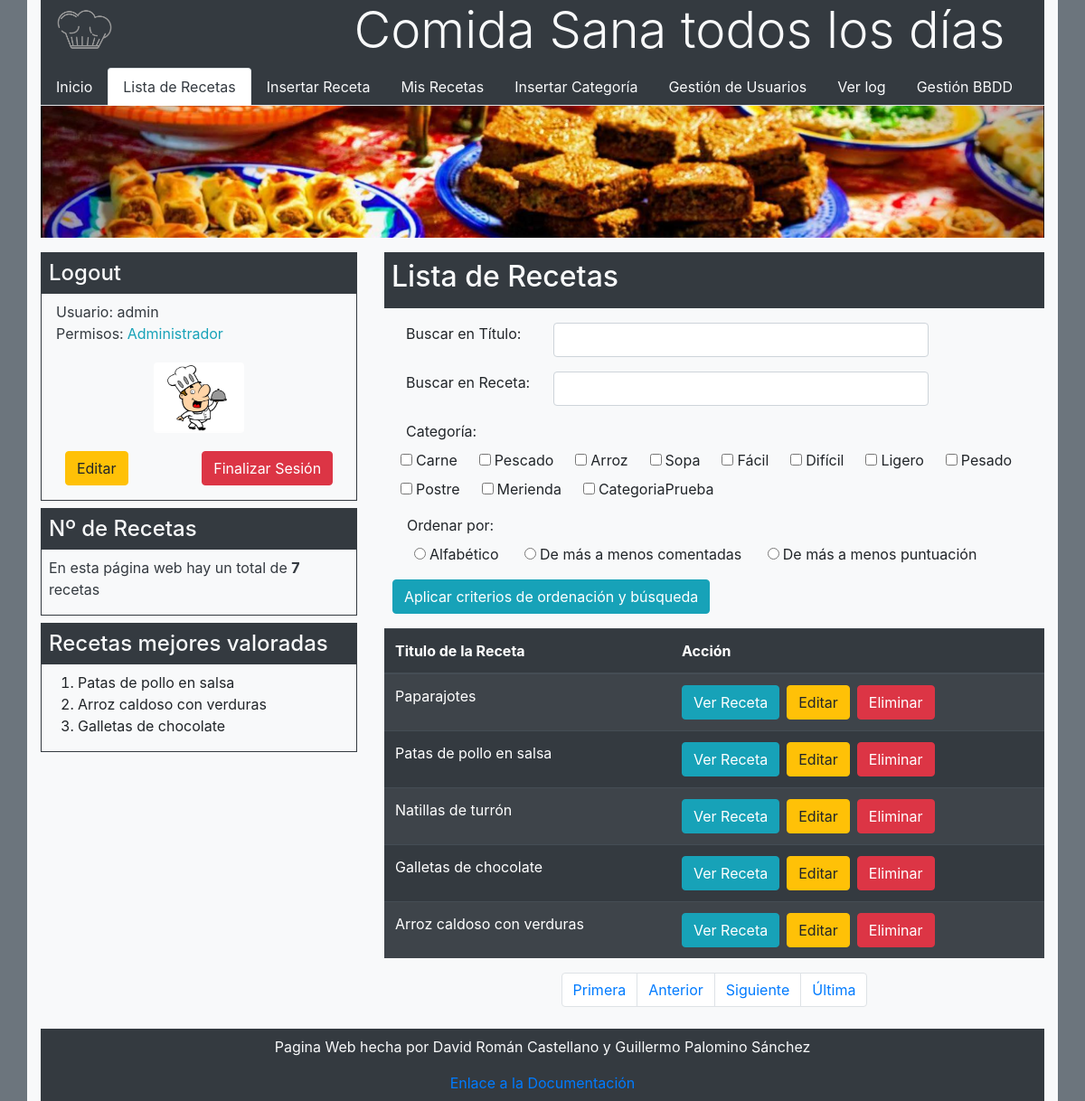
The app's page /listaRecetas.php (signed in) with its own data.
### tables this page shows
CREATE TABLE `usuarios` (
  `id` int(11) NOT NULL AUTO_INCREMENT,
  `nombre` varchar(200) NOT NULL,
  `apellidos` varchar(200) NOT NULL,
  `email` varchar(200) NOT NULL,
  `foto` varchar(200) DEFAULT NULL,
  `password` varchar(1000) NOT NULL,
  `tipo` varchar(100) NOT NULL,
  `usuario` varchar(100) NOT NULL,
  PRIMARY KEY (`id`)
);

CREATE TABLE `listacategorias` (
  `id` int(11) NOT NULL AUTO_INCREMENT,
  `nombre` varchar(45) NOT NULL,
  PRIMARY KEY (`id`)
);

CREATE TABLE `receta` (
  `id` int(9) NOT NULL AUTO_INCREMENT,
  `titulo` varchar(100) NOT NULL,
  `descripcion` text DEFAULT NULL,
  `ingredientes` text DEFAULT NULL,
  `preparacion` text DEFAULT NULL,
  `fotografia` text NOT NULL,
  `usuario_id` int(11) NOT NULL,
  PRIMARY KEY (`id`),
  KEY `metroid` (`usuario_id`),
  CONSTRAINT `metroid` FOREIGN KEY (`usuario_id`) REFERENCES `usuarios` (`id`) ON DELETE CASCADE
);

### db/dbfunciones.php (called while the page is built, shortened)
<?php
function DBconexion() {
$db = mysqli_connect(DB_HOST,DB_USER,DB_PASSWD,DB_DATABASE);
mysqli_set_charset($db,"utf8");
return $db;
}
function DBgetUsuario($db,$id){
   $prep = mysqli_prepare($db,"SELECT * FROM usuarios WHERE id=?");
   mysqli_stmt_bind_param($prep,'i',$id);
   if(mysqli_stmt_execute($prep)){
        mysqli_stmt_bind_result($prep,$uid,$unombre,$uapellidos,$uemail,$ufoto,$upassword,$utipo,$uusuario);
        if (mysqli_stmt_fetch($prep)) {
          $datosUsuario['id'] = $uid;
          $datosUsuario['nombre'] = $unombre;
          $datosUsuario['apellidos'] = $uapellidos;
          $datosUsuario['email'] = $uemail;
          $datosUsuario['foto'] = $ufoto;
          $datosUsuario['clave'] = $upassword;
          $datosUsuario['tipo'] = $utipo;
          $datosUsuario['usuario'] = $uusuario;
       }else
          $datosUsuario = false;
   }
   else
      $datosUsuario = false;
   return $datosUsuario;
}
function DBgetNumRecetas($cadenab=''){
   $db = DBconexion();
   $res = mysqli_query($db, 'SELECT COUNT(*) FROM receta $cadenab');
   $num = mysqli_fetch_row($res)[0];
   return $num;
}
function DBgetListReceta($miRec="0", $ini=0, $nItems=5, $busc=''){
   $db = DBconexion();
   $listReceta = false;
   if($nItems){
      $rango = 'LIMIT '.(int)($nItems).' OFFSET '.abs($ini);
   }else
      $rango = '';
   if($miRec)
      $query = "SELECT titulo,id FROM receta WHERE usuario_id=$miRec ORDER BY titulo $rango";
   else
      $query = "SELECT titulo, usuario_id, id FROM receta $busc $rango";
   $res = mysqli_query($db, $query);
   if($res){
      if (mysqli_num_rows($res)>0) {
        $listReceta = mysqli_fetch_all($res,MYSQLI_ASSOC);
      }
   }
    return $listReceta;
}
function DBgetCategorias($id="0"){
   $db = DBconexion();
   if($id){
      $query = "SELECT nombre FROM listacategorias WHERE (listacategorias.id IN (SELECT categorias_id FROM categorias WHERE receta_id=$id))";
   }else{
      $query = "SELECT * FROM listacategorias";
   }
   $res = mysqli_query($db,$query);
   if($res){
      if (mysqli_num_rows($res)>0) {
        $tabla = mysqli_fetch_all($res,MYSQLI_ASSOC);
      } else {
        $tabla = [];
      }
    } else {
      $tabla = false;
    }
    return $tabla;
}
?>

### html/htmlforms.php (the view, shortened to what this page needs)
<?php
function FORMbuscarReceta($datos,$categorias){
   $btitulo = isset($datos['titulo']) ? " value='{$datos['titulo']}' " : '';
   $breceta = isset($datos['receta']) ? " value='{$datos['receta']}' " : '';
   $datos['orden'] = isset($datos['orden']) ? $datos['orden'] : '';
   $datos['categorias'] = isset($datos['categorias']) ? $datos['categorias'] : '';
   if($datos['orden'] == "Alfabético"){
      $oa="checked";
      $oc="";
      $op="";
   }else if($datos['orden'] == "De más a menos comentadas"){
      $oa="";
      $oc="checked";
      $op="";
   }else if($datos['orden'] == "De más a menos puntuación"){
      $oa="";
      $oc="";
      $op="checked";
   }else{
      $oa="";
      $oc="";
      $op="";
   }
echo <<< HTML
   <form class="mx-4 my-3" method="get">
     <div class="form-group row">
        <label class="col-md-3">Buscar en Título:</label>
        <input type="text" class="form-control col-md-7" name="titulo" $btitulo id="titulo">
     </div>
     <div class="form-group row">
        <label class="col-md-3">Buscar en Receta:</label>
        <input type="text" class="form-control col-md-7" name="receta" $breceta id="receta">
     </div>
     <div class="form-group row">
        <label class="col-md-3">Categoría:</label>
        <div class="row">
HTML;
         $i = 0;
         foreach ($categorias as $c) {
            if(isset($datos['categorias'][$c['nombre']]) == $c['nombre']){
               $i += 1;
               $activo = "checked";
            }else{
               $activo = "";
            }
            echo "<label><input class='mr-1 ml-4' type='checkbox' name='{$c['nombre']}' value='{$c['nombre']}' $activo>{$c['nombre']}</label>";
         }
echo <<< HTML
        </div>
       <div class="my-2 form-group row">
        <label class="ml-3 col-md-3">Ordenar por:</label>
        <div class="col-md-12">
            <input class="mr-1 ml-4" type="radio" name="orden" value="Alfabético" $oa><label>Alfabético</label>
            <input class="mr-1 ml-4" type="radio" name="orden" value="De más a menos comentadas" $oc ><label>De más a menos comentadas</label>
            <input class="mr-1 ml-4" type="radio" name="orden" value="De más a menos puntuación" $op ><label>De más a menos puntuación</label>
        </div>
     </div>
     <input type="submit" class="btn btn-info" name="buscar" value="Aplicar criterios de ordenación y búsqueda"></input>
     </div>
  </form>
HTML;
}
?>

### html/html.php (shortened to what this page needs)
<?php
function HTMLinicio($titulo){
echo <<< HTML
   <!DOCTYPE html>
   <html lang="es">
   <head>
     <meta charset="UTF-8">
     <meta name="author" content="David Román Castellano | Guillermo Palomino Sánchez">
     <link rel="icon" type="image/png" href="./styles/img/pages/logo.png">
     <title>{$titulo}</title>
     <link rel="stylesheet" href="https://stackpath.bootstrapcdn.com/bootstrap/4.5.0/css/bootstrap.min.css">
     <link rel="stylesheet" href="./styles/valoracion.css">
   </head>
   <body>
      <div class="container-fluid bg-secondary">
         <div class="container bg-light">
            <header class="bg-dark">
               <div class="row">
                  <div class="col-md-1 text-light ml-2">
                     <img src="./styles/img/pages/logo.png" class="img-fluid mx-2"width="80px" alt="logo">
                  </div>
                  <div class="col-md-10 mx-auto text-light text-right">
                     <h1 class="display-4 ">Comida Sana todos los días</h1>
                  </div>
               </div>
            </header>
HTML;
}
function HTMLfin(){
echo <<< HTML
   <footer class="bg-dark text-center py-2 px-2">
      <p class="text-light">Pagina Web hecha por David Román Castellano y Guillermo Palomino Sánchez</p>
      <a href="./DocumentacionTW.pdf">Enlace a la Documentación</a>
   </footer>
</div>
</div>
</body>
</html>
HTML;
}
function  HTMLnav($opcionActiva,$tipoUsuario){
   $paginas = ["index.php","listaRecetas.php","insertarReceta.php","misRecetas.php","insertarCategoria.php","gestionUsuarios.php","log.php","gestionBBDD.php"];
    switch ($tipoUsuario) {
       case "administrador":
         $items = ["Inicio","Lista de Recetas","Insertar Receta","Mis Recetas","Insertar Categoría","Gestión de Usuarios","Ver log","Gestión BBDD"];
         break;
    }
echo <<< HTML
    <nav>
    <ul class="nav nav-tabs bg-dark">
HTML;
   foreach ($items as $p => $v) {
      if($p == $opcionActiva){
         echo "<li class='nav-item'>";
         echo "<a class='nav-link active text-dark' href='".$paginas[$p]."'>".$items[$p]."</a>";
         echo "</li>";
      }else{
         echo "<li class='nav-item'>";
         echo "<a class='nav-link text-light' href='".$paginas[$p]."'>".$items[$p]."</a>";
         echo "</li>";
      }
   }
echo <<< HTML
   </ul>
   </nav>
   <img src="./styles/img/pages/imgcabecera.PNG" class="img-fluid" alt="Responsive image">
HTML;
}
function HTMLlogout($datosUsuario,$pagina){
$tipo = $datosUsuario['tipo'];
$correo = $datosUsuario['email'];
$tipo = ucfirst($tipo);
echo <<< HTML
      <div class="row mt-2">
      <div class="col-md-4">
      <div class="border-dark border border-dark my-2">
         <h4 class="bg-dark text-light px-2 py-2">Logout</h4>
         <p class='text-dark mx-3 my-0'>Usuario: {$datosUsuario['usuario']}</p>
         <div class="row ml-3">
            <p class='text-dark'>Permisos:</p>
            <p class="text-info ml-1">{$tipo}</p>
         </div>
         <img src="{$datosUsuario['foto']}" width="100px"class= "rounded mx-auto d-block my-1" alt="Imagen del usuario">
         <div class="row" id="botones">
HTML;
   if($tipo == "Administrador"){
echo <<< HTML
      <form class="row my-3 mx-auto" action="./editarUsuario.php" method="post">
         <input type="hidden" name="id" value ='{$datosUsuario['id']}'></input>
         <input type="submit" class="btn btn-warning mx-auto" value="Editar" name="accion"/>
      </form>
HTML;
   }
echo <<< HTML
            <form action="./db/sesions.php" method="post" class=" row my-3 mx-auto">
               <input type="hidden" name="pagina" value=$pagina />
               <input type="hidden" name="correo" value=$correo />
              <input type="submit" class="btn btn-danger mx-auto" value="Finalizar Sesión" name="login"></input>
            </form>
         </div>
HTML;
      echo "<input type='hidden' name='idUsuario' value='".$datosUsuario["id"]."'/></form></div>";
}
function HTMLwidget1($numRecetas){
   echo <<< HTML
      <div class="border-dark border border-dark my-2">
         <h4 class="bg-dark text-light px-2 py-2">Nº de Recetas</h4>
         <p class="text-dark mx-2"> En esta página web hay un total de <b>{$numRecetas}</b> recetas</p>
      </div>
HTML;
}
function HTMLwidget2($topRecetas){
   echo <<< HTML
   <div class="border-dark border border-dark my-2">
      <h4 class="bg-dark text-light px-2 py-2">Recetas mejores valoradas</h4>
      <ol>
HTML;
   foreach ($topRecetas as $r) {
      echo "<li>".$r."</li>";
   }
   echo "</ol></div></div>";
}
function HTMLtituloContenido($titulo){
echo <<< HTML
   <div class="col-md-8 my-2">
      <div class="bg-dark px-2 py-2">
         <h2 class="display-5 text-light">$titulo</h2>
      </div>
HTML;
}
function HTMLlistaRecetas($recetas, $tipoUsuario, $id="0"){
echo <<< HTML
   <table class="table table-striped table-dark">
      <thead>
         <tr>
            <th scope="col">Titulo de la Receta</th>
            <th scope="col">Acción</th>
         </tr>
      </thead>
      <tbody>
HTML;
   foreach ($recetas as $r){
echo <<< HTML
      <tr>
         <td>{$r['titulo']}</td>
         <td>
            <form action="./editarReceta.php" method='POST' class="mx-auto">
               <input type="hidden" class="btn btn-info" name="id" value="{$r['id']}"></input>
               <input type="submit" class="btn btn-info" name="accion" value="Ver Receta"></input>
HTML;
            if($tipoUsuario == "administrador" || ($tipoUsuario == "colaborador" && $r['usuario_id'] == $id)){
               echo "<input type='submit' class='btn btn-warning mx-2' name='accion' value='Editar'></input>";
               echo "<input type='submit' class='btn btn-danger' name='accion' value='Eliminar'></input>";
            }
echo <<< HTML
            </form>
         </td>
      </tr>
HTML;
   }
   echo "</tbody></table>";
}
function HTMLpaginador($menu,$activo=''){
  echo "<nav>";
  echo "<ul class='pagination justify-content-center'>";
  foreach ($menu as $elem){
      echo "<li ".($activo==$elem['texto']?"class='page-item disabled' ":"class='page-item'")." >";
         echo "<a ".($activo==$elem['texto']?"class='page-link disabled' ":"class='page-link'")."href='{$elem['url']}'>{$elem['texto']}</a>";
      echo "</li>";
   }
   echo '</ul>';
   echo '</nav>';
   echo "</div></div>";
}
?>

### records on screen
usuarios: usuario "admin", tipo "Administrador", foto (placeholder picture)
listacategorias: nombre "Carne"
listacategorias: nombre "Pescado"
listacategorias: nombre "Arroz"
listacategorias: nombre "Sopa"
listacategorias: nombre "Fácil"
listacategorias: nombre "Difícil"
listacategorias: nombre "Ligero"
listacategorias: nombre "Pesado"
listacategorias: nombre "Postre"
listacategorias: nombre "Merienda"
listacategorias: nombre "CategoriaPrueba"
receta: titulo "Paparajotes"
receta: titulo "Patas de pollo en salsa"
receta: titulo "Natillas de turrón"
receta: titulo "Galletas de chocolate"
receta: titulo "Arroz caldoso con verduras"

### other values on screen
$items[$p] "Inicio"
$items[$p] "Lista de Recetas"
$items[$p] "Insertar Receta"
$items[$p] "Mis Recetas"
$items[$p] "Insertar Categoría"
$items[$p] "Gestión de Usuarios"
$items[$p] "Ver log"
$items[$p] "Gestión BBDD"
$numRecetas "7"
$r "Patas de pollo en salsa"
$r "Arroz caldoso con verduras"
$r "Galletas de chocolate"
$titulo "Lista de Recetas"
$elem['texto'] "Primera"
$elem['texto'] "Anterior"
